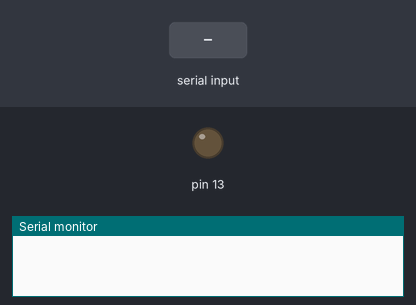
Simulated run of this sketch. Board: Arduino Uno, built with avr-gcc and run on an emulated ATmega328P. Shown: output pins drawn as LEDs (lit = HIGH), the last lines printed to the serial monitor. The test bench sets the inputs (shaded band).

Above: at 1.2 s.
1.3 s: "HELLO\n" received over Serial
At 1.8 s:
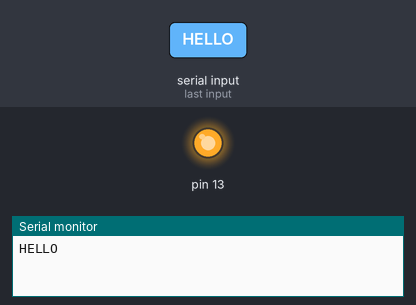
2.8 s: "WORLD\n" received over Serial
At 4.2 s:
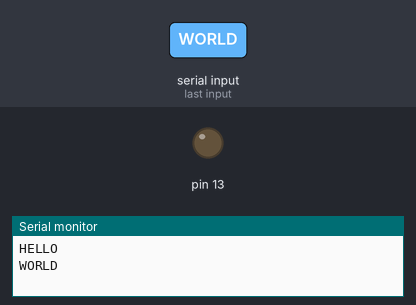
Timing chart, 0 to 5.8 s (numbered marks = the images above; inputs shaded):
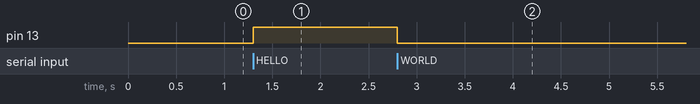

Measured:
- after the input at 1.3 s, pin 13: LOW → HIGH at once
- after the input at 2.8 s, pin 13: HIGH → LOW at once

The sketch:

arduinoReadsStrings.ino
```cpp
String str= "";

void setup() {
  Serial.begin(57600);
  pinMode(13, OUTPUT);
}

// Read the hello world string as two separate words,
// switch on LED on pin 13 when is the world hello and switch it
// off when is the word WORLD

void loop() {
  if (Serial.available() > 0) {
    str = Serial.readStringUntil('\n');
    Serial.println(str);
    if(str == "HELLO") {
      digitalWrite(13, HIGH);
    }
    if(str == "WORLD"){
      digitalWrite(13, LOW);
    }

  }
}
```
